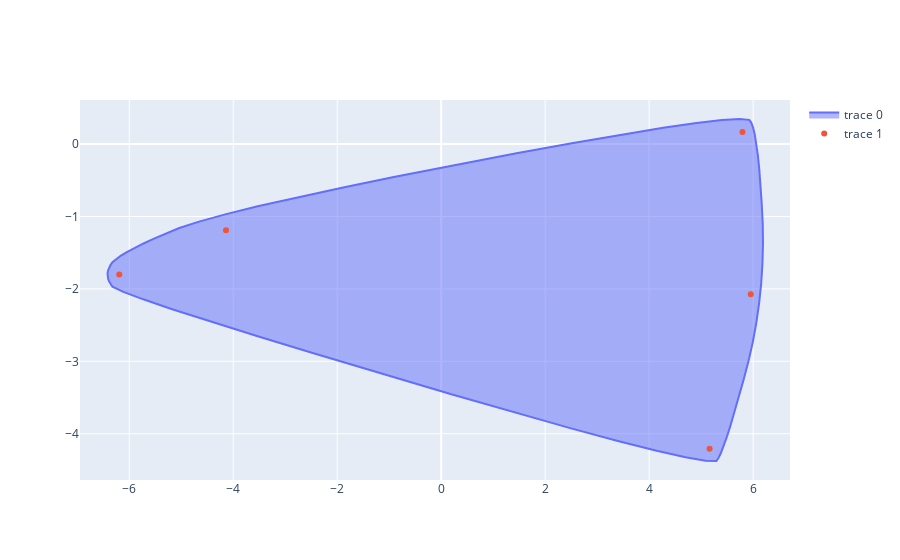

Notebook code cell kept with this figure:
### Code cell
fig = go.Figure()
anchors_tmp = anchors_agg_df[anchors_agg_df['label']=='0'][['mds-agg-one', 'mds-agg-two']].values
fig.add_trace(go.Scatter(x=smooth_poly[:, 0], y=smooth_poly[:, 1], fill='toself'))
fig.add_trace(go.Scatter(x=anchors_tmp[:, 0], y=anchors_tmp[:, 1], mode='markers'))
fig.show()
